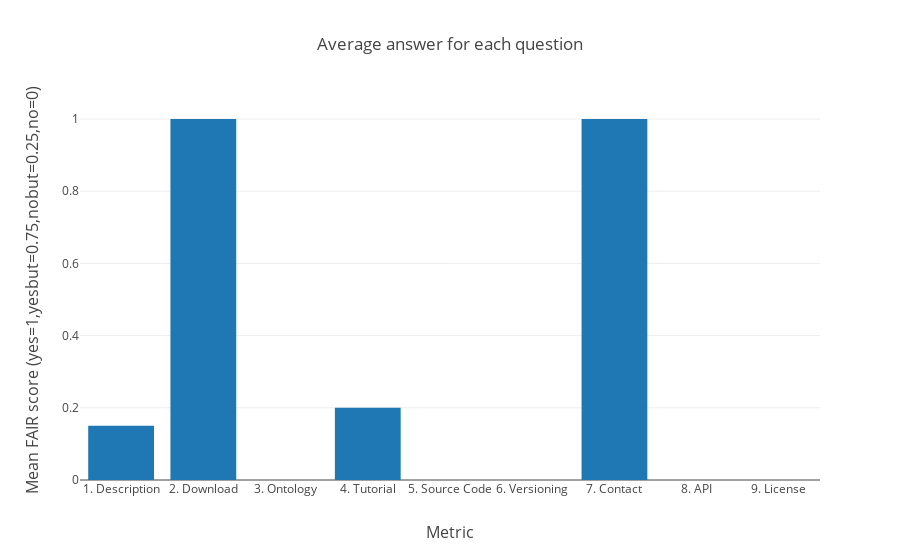

Notebook code cell kept with this figure:
### Markdown cell above
### Tool Rubric: Average answer for each question

### Code cell
# Find average score for each question 

# Build bar graph
def QuestionBarGraphs(metric_dict,metric_count_dict):
    hist=[go.Bar(x=list([metric_dict[x] for x in metric_count_dict.keys()]),y=list(metric_count_dict.values()))]
    layout = go.Layout(title="Average answer for each question",xaxis=dict(title="Metric",titlefont=dict(size=16),tickfont=dict(size=12)),yaxis=dict(title='Mean FAIR score (yes=1,yesbut=0.75,nobut=0.25,no=0)',titlefont=dict(size=16)))
    fig = go.Figure(data=hist, layout=layout)
    iplot(fig)

# Function returns dictionary of each metric and its mean FAIR score in project
def QuestionBreakdown(query, metric_dict):
    metric_ids=iter(np.array(query.values_list('metric',flat=True)))
    answers=iter(np.array(query.values_list('answer',flat=True)))
    scores=Scoring(answers)
    d={}
    k = list(zip(metric_ids, scores))
    for (x,y) in k:
        if x in d:
            d[x] = d[x] + y 
        else:
            d[x] = y
    average_score={}
    for key, value in d.items():
        average_score[key]=value/(len(scores)/9)
    QuestionBarGraphs(metric_dict,average_score)  
    return(average_score)

# Input   
average_score_per_question=QuestionBreakdown(query1,tool_metric_dict)

### Figure 1 — Plotly figure (JSON) as saved in the notebook; plotly's stock layout.template omitted (floating-point values rounded to 4 significant figures)
{"data": [{"type": "bar", "uid": "9919641a-ad6e-11e8-a3a6-acbc32b9f105", "x": ["1. Description", "2. Download", "3. Ontology", "4. Tutorial", "5. Source Code", "6. Versioning", "7. Contact", "8. API", "9. License"], "y": [0.15, 1, 0, 0.2, 0, 0, 1, 0, 0]}], "layout": {"title": "Average answer for each question", "xaxis": {"tickfont": {"size": 12}, "title": "Metric", "titlefont": {"size": 16}}, "yaxis": {"title": "Mean FAIR score (yes=1,yesbut=0.75,nobut=0.25,no=0)", "titlefont": {"size": 16}}}}
